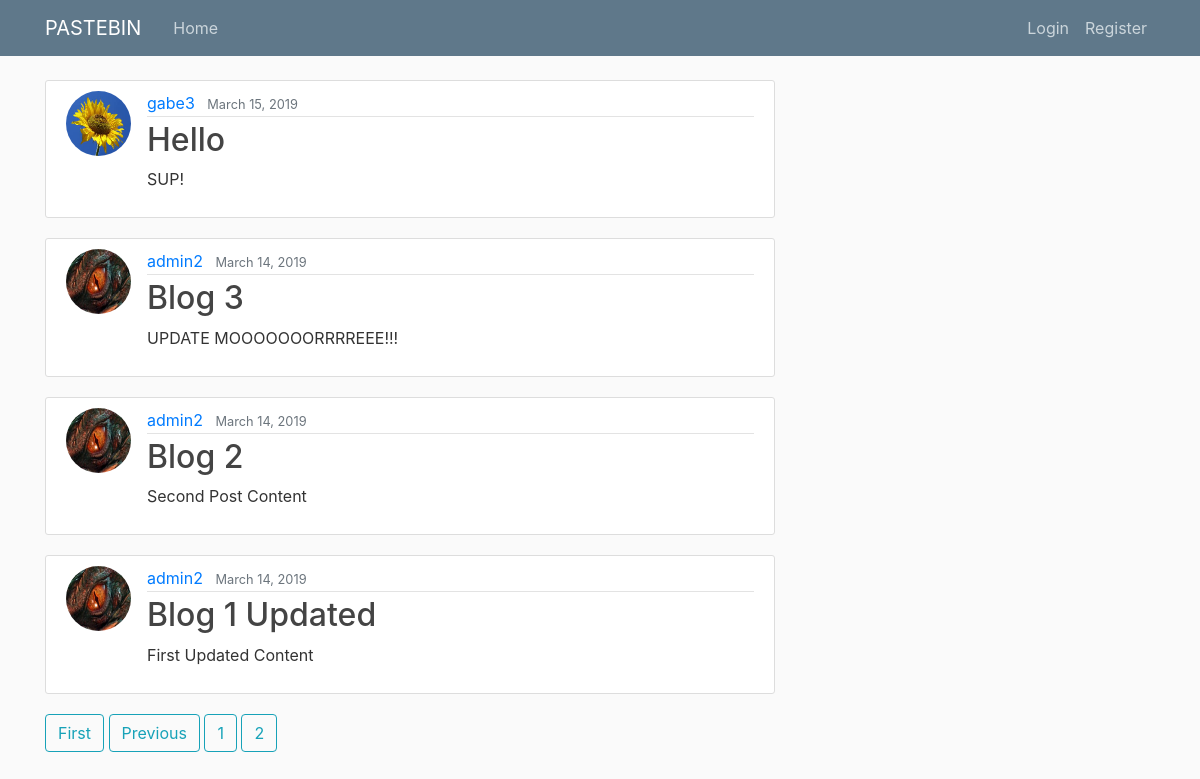
Screenshot of /?page=2 with the database file from the repository.
### blog/models.py (models this page shows, shortened)
class Post(models.Model):
    title = models.CharField(max_length = 100)  # char field max
    content = models.TextField()  # text field for unrestricted lines of text
    date_posted = models.DateTimeField(default = timezone.now)  # uses default dating for posts
    author = models.ForeignKey(User, on_delete = models.CASCADE)  # if user is deleted posts are as well

### users/models.py (models this page shows, shortened)
class Profile(models.Model):
    user = models.OneToOneField(User, on_delete = models.CASCADE)
    image = models.ImageField(default = 'default.png', upload_to = 'profile_pics')

### blog/views.py (the view)
# urls.py: path('', PostListView.as_view(), name = 'blog-home'),  # path to homepage
class PostListView(ListView):
    model = Post
    template_name = 'blog/home.html'  # template used for post list
    context_object_name = 'posts'  # define object to post for list
    ordering = ['-date_posted']  # posts will be newest top ranging to oldest bottom
    paginate_by = 10 # display the 10 most recent posts

### blog/templates/blog/home.html (shortened to what this page needs)
{% extends "blog/base.html" %}
{% block content %}
    {% for post in posts %}
        <article class="media content-section">
            <img class = "rounded-circle article-img" src = "{{ post.author.profile.image.url }}">
            <div class="media-body">
                <div class="article-metadata">
                    <a class="mr-2" href="{% url 'user-posts' post.author.username %}">{{ post.author }}</a>
                    <small class="text-muted">{{ post.date_posted|date:"F d, Y"}}</small>
                </div>
                <h2><a class="article-title" href="{% url 'post-detail' post.id %}">{{ post.title }}</a></h2>
                <p class="article-content">{{ post.content }}</p>
            </div>
        </article>
    {% endfor %}
    {% if is_paginated %}
        {% if page_obj.has_previous %}
            <a class="btn btn-outline-info mb-4" href="?page=1">First</a>
            <a class="btn btn-outline-info mb-4" href="?page={{ page_obj.previous_page_number }}">Previous</a>
        {% endif %}
        {% for num in page_obj.paginator.page_range %}
            {% if page_obj.number == num %}
                <a class="btn btn-outline-info mb-4" href="?page={{ num }}">{{ num }}</a>
            {% elif num > page_obj.number|add:'-3' and num < page_obj.number|add:'3' %}
                <a class="btn btn-outline-info mb-4" href="?page={{ num }}">{{ num }}</a>
            {% endif %}
        {% endfor %}
    {% endif %}
{% endblock content %}

### blog/static/blog/main.css (style rules this page uses)
body { background: #fafafa; color: #333333; margin-top: 5rem; }
h1, h2, h3, h4, h5, h6 { color: #444444; }
.content-section { background: #ffffff; padding: 10px 20px; border: 1px solid #dddddd; border-radius: 3px; margin-bottom: 20px; }
.article-title { color: #444444; }
.article-content { white-space: pre-line; }
.article-img { height: 65px; width: 65px; margin-right: 16px; }
.article-metadata { padding-bottom: 1px; margin-bottom: 4px; border-bottom: 1px solid #e3e3e3 }

### rows the page displays
Post: author.profile.image (picture), author "gabe3", date_posted "March 15, 2019", title "Hello", content "SUP!"
Post: author.profile.image (picture), author "admin2", date_posted "March 14, 2019", title "Blog 3", content "UPDATE MOOOOOOORRRREEE!!!"
Post: author.profile.image (picture), author "admin2", date_posted "March 14, 2019", title "Blog 2", content "Second Post Content"
Post: author.profile.image (picture), author "admin2", date_posted "March 14, 2019", title "Blog 1 Updated", content "First Updated Content"

### other values shown
{{ num }} "1"
{{ num }} "2"
